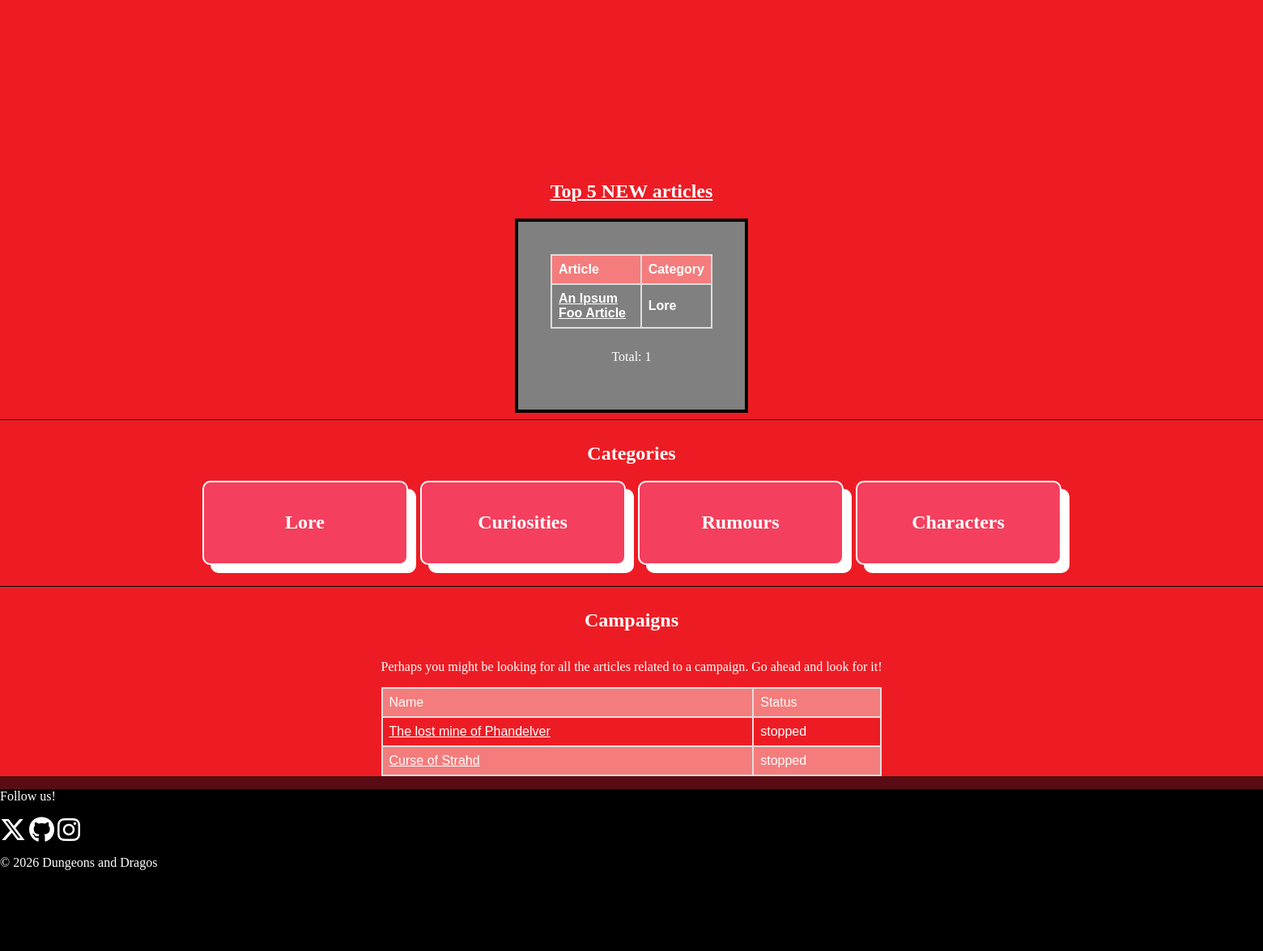
The app's page / (lower part), older data.
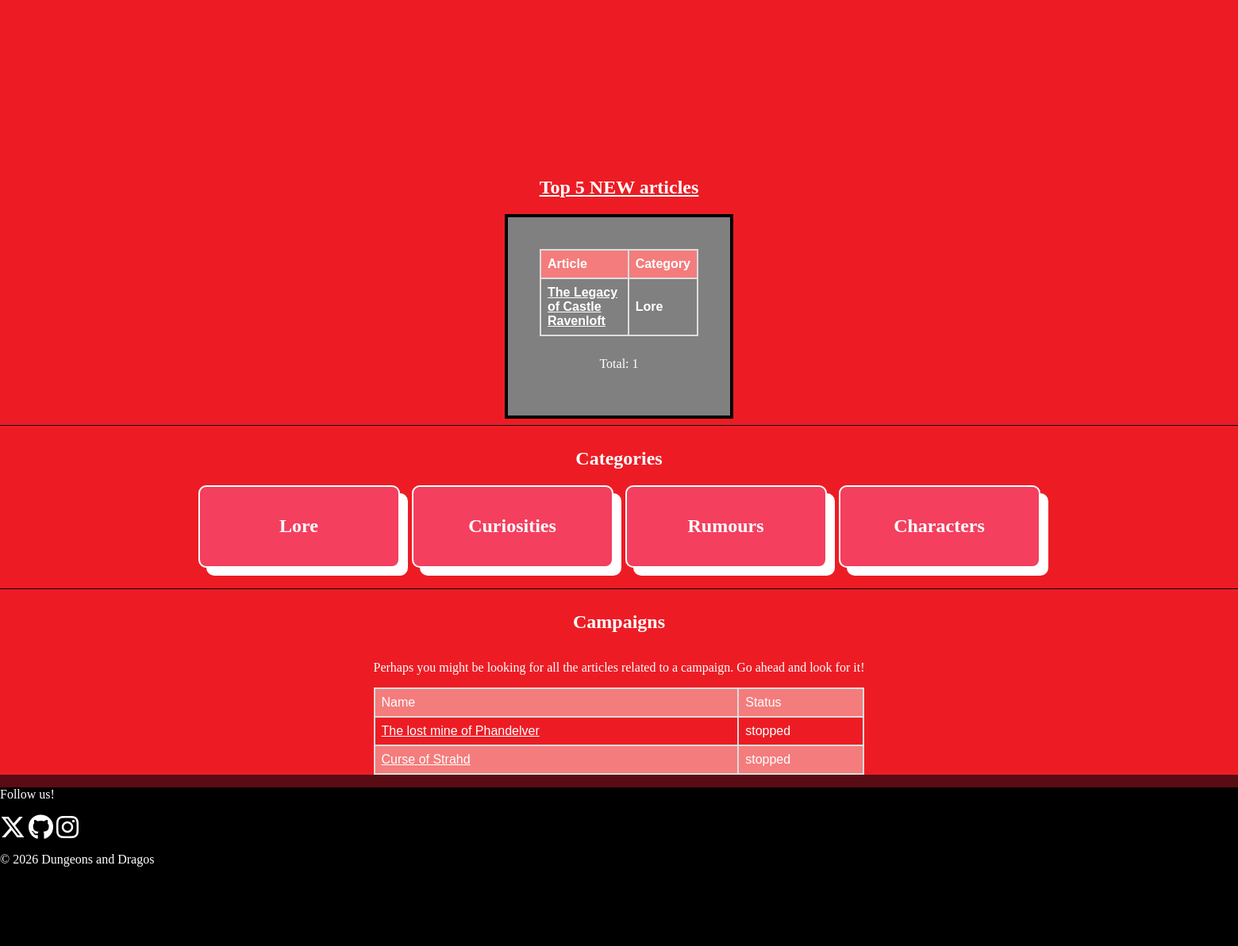
The same page, newer data.
### articles/models.py (models this page shows, shortened)
class Article(models.Model):
    title = models.CharField(max_length=64)
    category = models.ForeignKey(Category, on_delete=models.DO_NOTHING, null=True, blank=True)
    campaign = models.ForeignKey(Campaign, on_delete=models.DO_NOTHING, null=True, blank=True)
    slug = models.SlugField(null=True)
    content = models.TextField()
    creation_date = models.DateTimeField(auto_now=True)

class Category(models.Model):
    category_name = models.CharField(max_length=32)
    slug = models.SlugField(unique=True, null=True)
    def __str__(self):
        return self.category_name

class Campaign(models.Model):
    states = [('active', 'Active'), ('stopped', 'Stopped')]
    genres = [('high_fantasy', 'High Fantasy'), ('horror', 'Horror'), ('weird', 'Weird'), ('futuristic', 'Futuristic'), ('classic', 'Classic')]
    types = [('oneshot','Oneshot'), ('long_term_campaign', 'Long term campaign'), ('shortie', 'Short campaign')]
    title = models.CharField(max_length=256)
    slug = models.SlugField(blank=True)
    categories = models.ManyToManyField(Category, related_name='categories', blank=True)
    description = models.TextField()
    state = models.CharField(choices=states, default='active')
    genre = models.CharField(choices=genres, default='classic')
    type = models.CharField(choices=types, default='long_term_campaign')

### wiki/views.py (the view)
# urls.py: path('', views.homepage),
def homepage(request):
    articles = Article.objects.all()
    categories = Category.objects.all()
    campaigns = Campaign.objects.all()
    articles = articles[:5]
    return render(request, 'documents/index.html', {'articles':articles, 'categories':categories, 'campaigns':campaigns})

### templates/documents/index.html (shortened to what this page needs)
{% load static %}
<!DOCTYPE html>
<html lang="en">
<head>
    <link rel="stylesheet" href="{% static 'src/mainpage.css' %}">
    <link rel="stylesheet"
        href="https://cdnjs.cloudflare.com/ajax/libs/font-awesome/6.5.1/css/all.min.css"
>
</head>
<body>
        <div class="rest-body">
            <div class="divider-center">
                <img src="{% static 'img/divider.png' %}" class="divider">
            </div>
            <div class="articles">
                <h2><a href="./articles/">Top 5 NEW articles</a></h2>
            </div>
            <div class="articles-wrapper">
                <div class="articles-content">
                    <table>
                        <tr>
                            <th>Article</th>
                            <th>Category</th>
                        </tr>
                        {% for article in articles %}
                        <tr>
                            <th><article><a href="{% url 'articles:article-detail' article.slug %}">{{ article.title }}</a></article></th>
                            <th>{{article.category}}</th>
                        </tr>
                            {% endfor %}
                    </table>
                    <p>Total: {{articles|length}}</p>
                </div>
            </div>
            <hr>
            <div class="categories-wrapper">
                <h2>Categories</h2>
                <div class="cards">
                {% for category in categories %}
                    <div class="card red">
                        <a href="{% url 'articles:category-detail' category.slug %}"><p class="tip">{{ category.category_name }}</p></a>
                    </div>
                {% endfor %}
            </div>
            <br>
            <hr>
            <div class="campaign-wrapper">
                <h2>Campaigns</h2>
                <p>Perhaps you might be looking for all the articles related to a campaign. Go ahead and look for it!</p>
                <table>
                    <tr>
                        <td>Name</td>
                        <td>Status</td>
                    </tr>
                    {% for campaign in campaigns %}
                    <tr>
                        <td><a href="{% url 'articles:campaign-detail' campaign.slug %}">{{campaign.title}}</a></td>
                        <td>{{campaign.state}}</td>
                    </tr>
                    {% endfor %}
                </table>
            </div>
        </div>
    </div>
    <footer class="footer-social">
        <div class="footer-social-top">
            <p>Follow us!</p>
            <div class="social-links">
                <a href="https://twitter.com/tu_usuario"><i class="fa-brands fa-x-twitter fa-2x"></i></a>
                <a href="https://github.com/tu_usuario"><i class="fa-brands fa-github fa-2x"></i></a>
                <a href="https://www.instagram.com/in/tu_usuario"><i class="fa-brands fa-instagram fa-2x"></i></a>
            </div>
        </div>
    <p class="footer-social-copy">© 2026 Dungeons and Dragos</p>
    </footer>
</body>
</html>

### static/src/mainpage.css (style rules this page uses)
body { padding: 0px; margin: 0px; background-color: #590C13; }
.rest-body { background-color: #ED1C24; color: white; font-style: none; }
a { color: white; }
.articles-wrapper { display: flex; flex-direction: column; align-items: center; }
.articles { display: flex; flex-direction: column; align-items: center; }
.articles-content { border: 4px solid black; margin: 0px; padding: 40px; display: flex; flex-direction: column; align-items: center; background-color: gray; max-width: 200px; gap: 10px; }
table { font-family: arial, sans-serif; border-collapse: collapse; width: 100%; }
td, th { border: 2px solid #dddddd; text-align: left; padding: 8px; }
tr:nth-child(odd) { background-color: #f47c7c; }
.categories-wrapper { display: flex; flex-direction: column; align-items: center; }
.cards { display: flex; flex-direction: row; flex-wrap: wrap; gap: 15px; }
.cards .red { background-color: #f43f5e; box-shadow: 10px 10px 0px 0px; border: 2px solid white; text-decoration: none; }
.cards a { text-decoration: none; font-size: x-large; }
.cards .card { display: flex; align-items: center; justify-content: center; flex-direction: row; text-align: center; flex-wrap: wrap; height: 100px; width: 250px; border-radius: 10px; color: white; cursor: pointer; transition: 400ms; }
.cards .card p.tip { font-size: 1em; font-weight: 700; }
footer { background-color: black; color: white; width: 100%; height: 200px; max-height: 200px; }
.campaign-wrapper { display: flex; flex-direction: column; align-items: center; }
hr { width: 100%; height: 1px; border: none; background: #000; display: block; }

Row changes from the older to the newer data that the page shows:
removed Article: title "An Ipsum Foo Article", category "Lore"
added Article: title "The Legacy of Castle Ravenloft", category "Lore"
